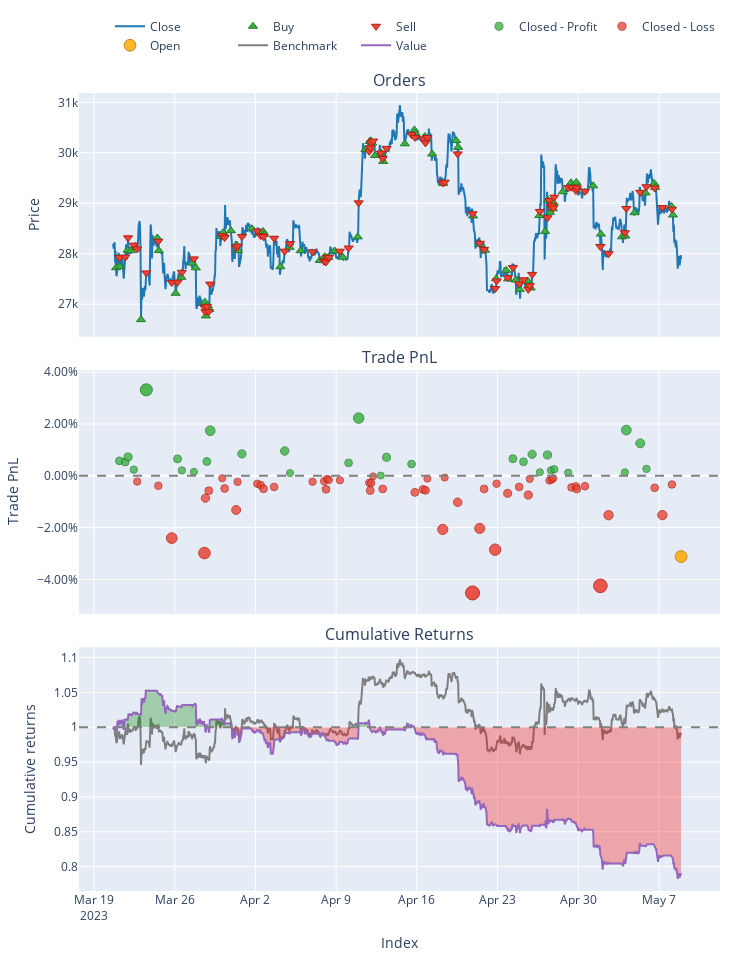

The cell this chart's notebook holds for it:
### Markdown cell above
## Out of Sample

### Code cell
signal_df = X_test.copy()
signal_df["signal"] = pd.Series(data=grid_search.predict(X_test), index=X_test.index)

# convert signal as boolean
signal_df["signal"] = signal_df["signal"].apply(lambda x: True if x == 1 else False)

# more realistic
signal_df["signal"] = signal_df["signal"].shift()
signal_df.dropna(inplace=True)

# create signal backtesting
signal_vectorbt = signal_df.ta.tsignals(signal_df.signal, asbool=True, append=True)

# close price
close_price = strat1.loc[signal_df.index[0] : signal_df.index[-1]]["close"]

port = vbt.Portfolio.from_signals(
    close_price,
    entries=signal_vectorbt.TS_Entries,
    exits=signal_vectorbt.TS_Exits,
    freq="1h",
    init_cash=1000,
    size=0.1,
    # fees = 0.00075,     # 0.075% (BNB 25% off)
    # slippage = 0.001    # 0.1%
)

port.plot().show()
port.stats()
